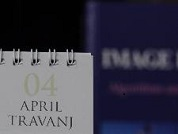
%> input picture 1.jpg, 178 x 134 px
$ octave myalag.m   (GNU Octave 9; MATLAB toolbox functions it lacks are replaced by stand-ins)
%> lines starting %> are read from the running program, lines starting %| are printed output that depends on the picture
### tqwt.m
function w = tqwt(x,Q,r,J)
% w = tqwt(x,Q,r,J)
% Tunable Q-factor wavelet transform (TQWT)
% INPUT
%   x - input signal (even length)
%   Q - Q-factor
%   r - oversampling rate (redundancy)
%   J - number of levels
% OUTPUT
%   w - wavelet coefficients
% NOTES
%   w{j} is subband j for j = 1,...,J+1
%   w{1} is the highest-frequency subband signal
%   w{J+1} is the low-pass subband signal
%
% % Example (verify perfect reconstruction)
% Q = 4; r = 3; J = 3;     % parameters
% N = 200;                 % signal length
% x = rand(1,N);           % test signal
% w = tqwt(x,Q,r,J);       % wavelet transform
% y = itqwt(w,Q,r,N);      % inverse wavelet transform
% max(abs(x - y))          % reconstruction error

% Reference: 'Wavelet Transform with Tunable Q-Factor'
% http://taco.poly.edu/selesi/TQWT/

% Ivan Selesnick
% selesi@poly.edu
% Polytechnic Institute of NYU
% November, 2010

check_params(Q,r,J);

beta = 2/(Q+1);
alpha = 1-beta/r;
N = length(x);

Jmax = floor(log(beta*N/8)/log(1/alpha));
if J > Jmax
    J = Jmax;
    fprintf('Note: too many levels specified.\n')
    if Jmax > 0
        fprintf('Reduce levels to %d\n',Jmax);
    else
        fprintf('Increase signal length.\n');
    end
    w = [];
    return
end

X = uDFT(x);
w = cell(1, J+1);

% J stages:
for j = 1:J
    N0 = 2*round(alpha^j * N/2);
    N1 = 2*round(beta * alpha^(j-1) * N/2);
    [X, W] = afb(X, N0, N1);
    w{j} = uDFTinv(W);
end

w{J+1} = uDFTinv(X);

### uDFT.m
function X = uDFT(x)
% X = uDFT(x)
% unitary DFT

N = length(x);
X = fft(x) / sqrt(N);

### uDFTinv.m
function x = uDFTinv(X)
% x = uDFTinv(X)
% inverse unitary DFT

N = length(X);
x = sqrt(N) * ifft(X);

### myalag.m
clc;
clear all;
close all;
Q = 1; r = 3; J = 1; % TQWT parameters
% [11 lines of commented-out code are left out]


 puss=imread('1.jpg');
%> puss is the input picture: size 134x178x3 uint8; mean R, G, B 63.8, 62.6, 76.6
 kk=imread('2.jpg');
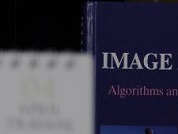
%> input picture 2.jpg, 178 x 134 px
%> kk is the input picture: size 134x178x3 uint8; mean R, G, B 62.8, 61.5, 75.7
  kk=rgb2gray(kk);
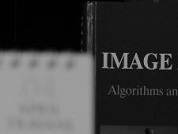
%> kk: size 134x178 uint8; min 0, max 174, mean 63.4
  puss=rgb2gray(puss);
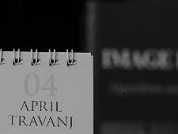
%> puss: size 134x178 uint8; min 0, max 191, mean 64.4


% [22 lines of commented-out code are left out]
figure;
imshow(puss);
% kk=imread('c02_1.tif');
% kk=rgb2gray(kk);
figure;
imshow(kk);

[m n]=size(kk);
%> m = 134; n = 178
%> the run ends on the next line
% outo=zeros(m,n);

 for i=1:m

ro=kk(i,:);
lh=tqwt(ro,Q,r,J);
